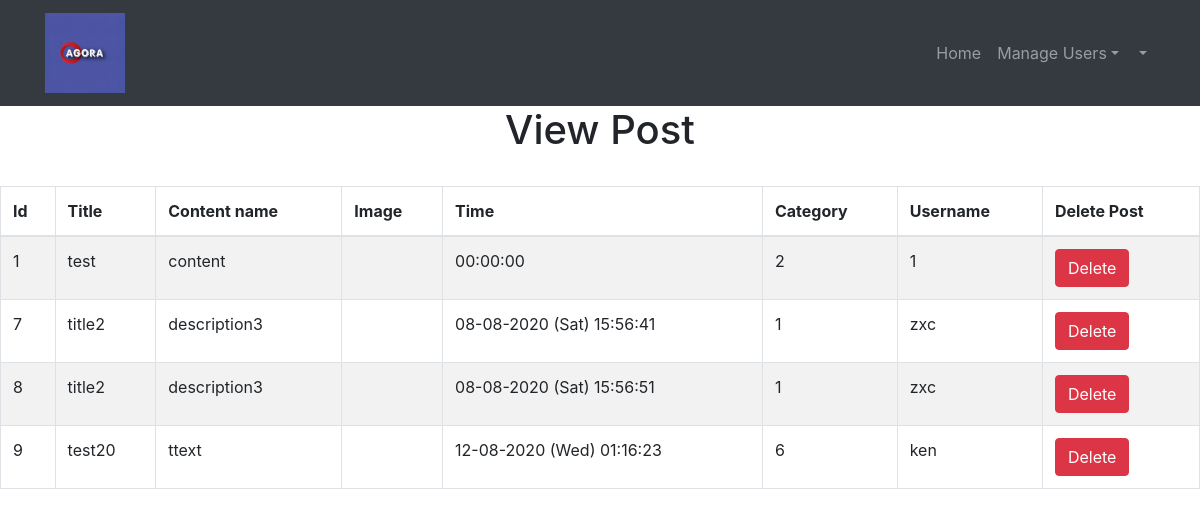
The app's page /view_userpost.php, older data.
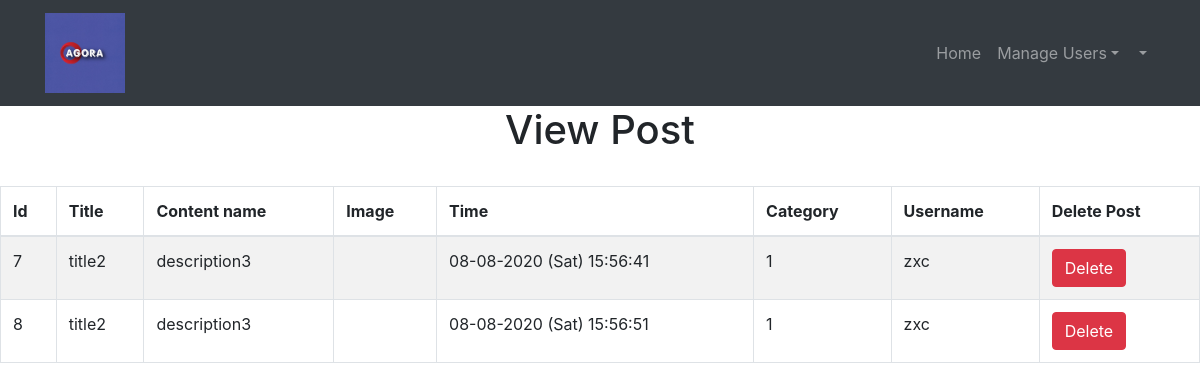
The same page, newer data.
### tables this page shows
CREATE TABLE `tbl_post` (
  `post_id` int(11) NOT NULL,
  `post_title` varchar(20) NOT NULL,
  `post_content` varchar(50) NOT NULL,
  `post_image` varchar(50) DEFAULT NULL,
  `post_time` varchar(30) NOT NULL,
  `cat_id` int(20) NOT NULL,
  `user_name` varchar(30) NOT NULL,
  `post_upvote` int(20) NOT NULL DEFAULT 1,
  `post_downvote` int(20) NOT NULL DEFAULT 1
);

### public_html/view_userpost.php (the view, shortened to what this page needs)
<?php
$admin_name=$_SESSION['admin_name'];
?>
<!DOCTYPE html>
<html lang="en">
<head>
  <link href="vendor/bootstrap/css/bootstrap.min.css" rel="stylesheet">
</head>
<body>
 <nav class="navbar navbar-expand-lg navbar-dark bg-dark static-top">
    <div class="container">
    <a class="navbar-brand"><img src="img/logo/agora.png" alt="logo" style="width:80px"></a>
      <div class="collapse navbar-collapse" id="navbarResponsive">
        <ul class="navbar-nav ml-auto">
        <li class="nav-item">
            <a class="nav-link" href="index.php">Home
            </a>
          </li>
          <li class="nav-item dropdown">
        <a class="nav-link dropdown-toggle" href="#" id="navbarDropdown" role="button" data-toggle="dropdown" aria-haspopup="true" aria-expanded="false">
        Manage Users</a>
      </li>
          <li class="nav-item dropdown">
        <a class="nav-link dropdown-toggle" href="#" id="navbarDropdown" role="button" data-toggle="dropdown" aria-haspopup="true" aria-expanded="false">
        <?php echo $admin_name;?></a>
      </li>
        </ul>
      </div>
    </div>
  </nav>
  <div class="table-scrol">
    <h1 align="center">View Post</h1>
    <table class="table table-bordered table-hover table-striped" style="table-layout: auto">
        <thead>
        <tr>
            <th>Id</th>
            <th>Title</th>
            <th>Content name</th>
            <th>Image</th>
            <th>Time</th>
            <th>Category</th>
            <th>Username</th>
            <th>Delete Post</th>
        </tr>
        </thead>
        <?php
        include("db.php");
        $view_post_query="SELECT * FROM tbl_post";
        $run=mysqli_query($con,$view_post_query);
        while($row=mysqli_fetch_array($run))
        {
            $post_id=$row[0];
            $post_title=$row[1];
            $post_content=$row[2];
            $post_image=$row[3];
            $post_time=$row[4];
            $cat_id=$row[5];
            $user_name=$row[6];
        ?>
        <tr>
            <td><?php echo $post_id;  ?></td>
            <td><?php echo $post_title;  ?></td>
            <td><?php echo  $post_content;  ?></td>
            <td><?php echo $post_image;  ?></td>
            <td><?php echo  $post_time;  ?></td>
            <td><?php echo  $cat_id;  ?></td>
            <td><?php echo  $user_name;  ?></td>
           <td><a href="delete_upost.php?del=<?php echo $post_id ?>"><button class="btn btn-danger">Delete</button></a></td>
        </tr>
        <?php } ?>
    </table>
        </div>
</body>
</html>

Row changes from the older to the newer data that the page shows:
removed tbl_post: post_id "1", post_title "test", post_content "content", post_time "00:00:00", cat "2", user_name "1"
removed tbl_post: post_id "9", post_title "test20", post_content "ttext", post_time "12-08-2020 (Wed) 01:16:23", cat "6", user_name "ken"
